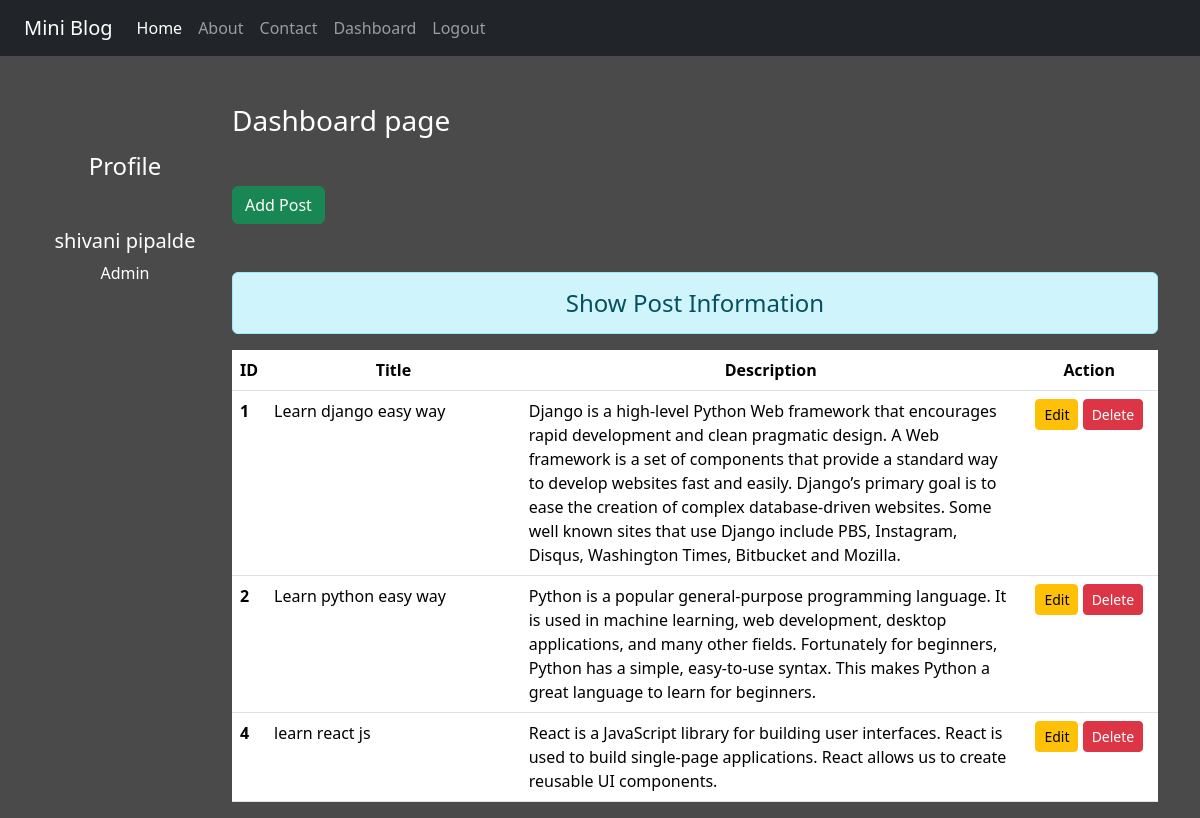
The page /dashboard/ (signed in) on the database its author committed.
### blog/models.py (models this page shows)
class Post(models.Model):
    title = models.CharField(max_length=150)
    desc =models.TextField()

### blog/views.py (the view)
# urls.py: path('dashboard/',views.dashboard,name='dashboard'),
def dashboard(request):
    if request.user.is_authenticated:
        posts = Post.objects.all()
        user = request.user
        full_name = user.get_full_name()
        gps = user.groups.all()
        return render(request,'blog/dashboard.html',{'posts': posts,'full_name':full_name,'groups':gps})
    else:
        return HttpResponseRedirect('/login/')

### blog/templates/blog/dashboard.html (shortened to what this page needs)
{% extends 'blog/base.html'%}
{% load static %}
{% block side %}
<div class= "col-sm-2 text-white my-5 text-center">
    <h4 class="my-5">Profile</h4>
    <h5>{{full_name}}</h5>
    {% for group in groups %}
      <p>{{group.name}}</p>
    {% endfor %}
</div>
{% endblock side %}
{% block content %}
<div class="col-sm-10">
    <h3 class="text-white my-5">Dashboard page</h3>
    <a href="{% url 'addpost' %}" class="btn btn-success">Add Post</a>
    <h4 class="text-center alert alert-info mt-5">Show Post Information</h4>
    {% if posts %}
    <table class="table table-hover bg-white">
        <thead>
            <tr class="text-center">
                <th scope="col"style="width:2%">ID</th>
                <th scope="col"style="width:28%">Title</th>
                <th scope="col"style="width:55%">Description</th>
                <th scope="col"style="width:15%">Action</th>
            </tr>
        </thead>
        <tbody>
         {% for post in posts %}
          <tr>
            <th scope="row">{{post.id}}</th>
            <td>{{post.title}}</td>
            <td>{{post.desc}}</td>
            <td class="text-center">
                <a href="{% url 'updatepost' post.id %}"class="btn btn-warning btn-sm">Edit</a>
                {% if perms.blog.delete_post %}
                <form action="{% url 'deletepost' post.id %}"
                method="post"class="d-inline">{% csrf_token %}
                <input type="submit"class="btn btn-danger btn-sm"value="Delete">
            </form>
            {% endif %}
            </td>
        </tr>
       {% endfor %}
      </tbody>
    </table>
   {% else %}
    <h4 class="text-center alert alert-warning">No Records</h4>
   {% endif %}
</div>
{% endblock content %}

### blog/templates/blog/base.html (shortened to what this page needs)
<!DOCTYPE html>
{% load static %}
<html lang="en">
<head>
    <link rel="stylesheet" href="{% static 'blog/css/bootstrap.css' %}">
    <link rel="stylesheet" href="{% static 'blog/css/style.css' %}">
</head>
<body>
    <div class="container-fluid bg-dark">
     {% include 'blog/navbar.html'%}
    </div>
    <div class="container">
    <div class="row">
        {% block side %}
        {% endblock side %}
        {% block content %}
        {% endblock content %}
    </div>
    </div>
</body>
</html>

### blog/templates/blog/navbar.html (shortened to what this page needs)
<nav class="navbar navbar-expand-lg navbar-dark bg-dark">
    <div class="container-fluid">
      <a class="navbar-brand" href="#">Mini Blog</a>
      <div class="collapse navbar-collapse" id="navbarNav">
        <ul class="navbar-nav">
          <li class="nav-item">
            <a class="nav-link active" aria-current="page" href="/">Home</a>
          </li>
          <li class="nav-item">
            <a class="nav-link" href="{%url 'about'%}">About</a>
          </li>
          <li class="nav-item">
            <a class="nav-link" href="{%url 'contact'%}">Contact</a>
          </li>
          {% if request.user.is_authenticated %}
          <li class="nav-item">
            <a class="nav-link" href="{%url 'dashboard'%}">Dashboard</a>
          </li>
          <li class="nav-item">
            <a class="nav-link" href="{%url 'logout'%}">Logout</a>
          </li>
          {% endif %}
        </ul>
      </div>
    </div>
  </nav>

### blog/static/blog/css/style.css (style rules this page uses)
body { background-color:rgb(75,74,74); color:antiquewhite; }

### rows shown on the page
Post: id "1", title "Learn django easy way", desc "Django is a high-level Python Web framework that encourages rapid development and clean pragmatic design. A Web framework is a set of components that provide a standard way to develop websites fast and easily. Django’s primary goal is to ease the creation of complex database-driven websites. Some well known sites that use Django include PBS, Instagram, Disqus, Washington Times, Bitbucket and Mozilla."
Post: id "2", title "Learn python easy way", desc "Python is a popular general-purpose programming language. It is used in machine learning, web development, desktop applications, and many other fields. Fortunately for beginners, Python has a simple, easy-to-use syntax. This makes Python a great language to learn for beginners."
Post: id "4", title "learn react js", desc "React is a JavaScript library for building user interfaces. React is used to build single-page applications. React allows us to create reusable UI components."

### other values the page prints
{{ full_name }} "shivani pipalde"
{{ group.name }} "Admin"
